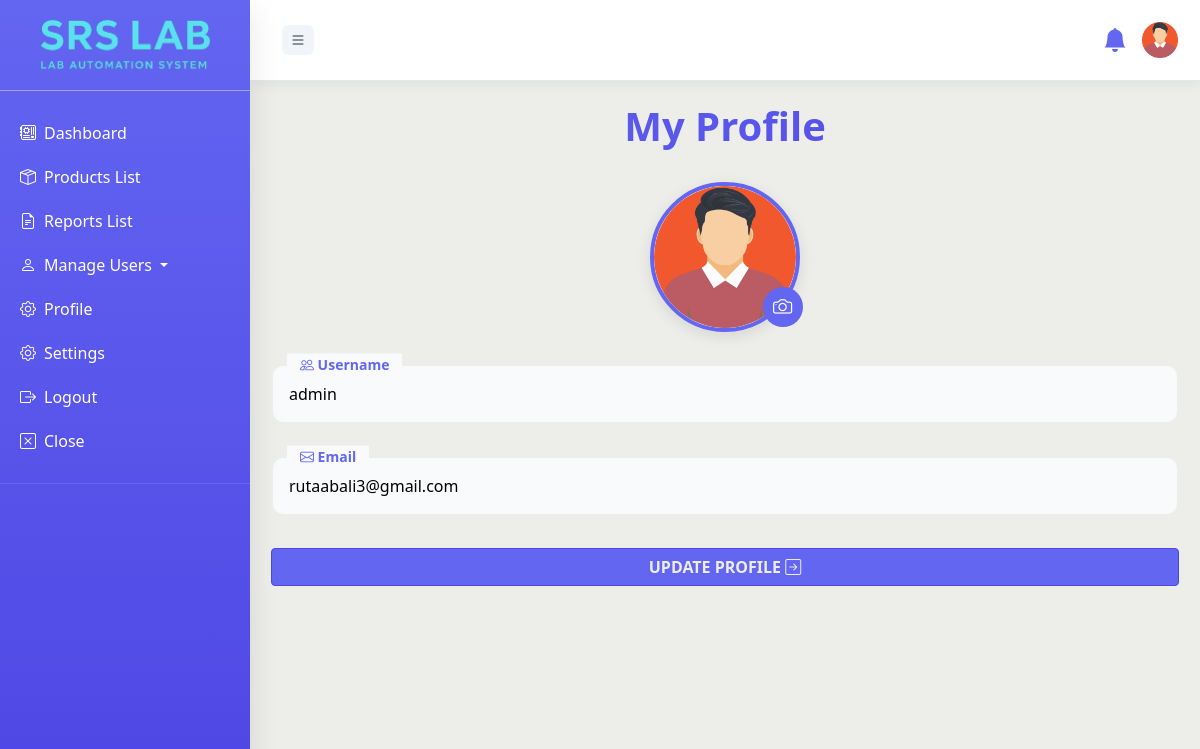
Page /users/profile.php (signed in) on the committed database.
### tables this page shows
CREATE TABLE `users` (
  `id` int(11) NOT NULL,
  `username` varchar(50) NOT NULL,
  `email` varchar(100) NOT NULL,
  `password` varchar(255) NOT NULL,
  `profile_img` varchar(255) NOT NULL,
  `role` enum('admin','user','analyst','supplier','tester') NOT NULL DEFAULT 'user',
  `status` enum('active','banned') DEFAULT 'active',
  `created_at` timestamp NOT NULL DEFAULT current_timestamp(),
  `last_login` timestamp NULL DEFAULT NULL,
  `bg-img` varchar(255) NOT NULL,
  `otp_code` varchar(6) DEFAULT NULL,
  `otp_expiry` datetime DEFAULT NULL,
  `greetings` tinyint(1) DEFAULT 0 COMMENT '0 = not sent, 1 = sent',
  `preferred_language` varchar(10) DEFAULT 'en'
);

### config/auth.php (called while the page is built, shortened)
<?php
$role = $_SESSION['role'];
?>

### users/profile.php (the view, shortened to what this page needs)
<?php
include "../config/auth.php";
$user_id = $_SESSION['user_id'];
$res = mysqli_query($conn, "SELECT * FROM users WHERE id=$user_id LIMIT 1");
$user = mysqli_fetch_assoc($res);
?>
<!DOCTYPE html>
<html>
<head>
  <?php include "../xtras/link.php";?>
  <link rel="stylesheet" href="../css/create.css">
  <link rel="stylesheet" href="alert.css">
</head>
<body>
<?php
if ($role === 'admin') {
    include '../xtras/adminhead.php';
} elseif ($role === 'tester') {
    include '../xtras/testerhead.php';
} elseif ($role === 'supplier') {
    include '../xtras/supplierhead.php';
} elseif ($role === 'analyst') {
    include '../xtras/analysthead.php';
} elseif ($role === 'user') {
    include '../xtras/usershead.php';
}
?>
  <div class="main">
    <form method="post" enctype="multipart/form-data" id="profileForm">
      <h1>My Profile</h1>
       <div class="con">
          <img src="../<?= htmlspecialchars($user['profile_img']) ?>" class="profile-img" alt="Profile">
          <label for="profile_img"><i class="bi bi-camera" title="upload image" ></i></label>
        </div>
      <div class="input-container">
        <input type="text" class="form_control" name="username" required value="<?= htmlspecialchars($user['username']) ?>" placeholder=" ">
        <label><i class="bi bi-people"></i> Username</label>
      </div>
      <div class="input-container">
        <input type="email" class="form_control" name="email" required value="<?= htmlspecialchars($user['email']) ?>" placeholder=" ">
        <label><i class="bi bi-envelope"></i> Email</label>
      </div>
      <button type="submit" class="btn-custom mb-2 w-100">Update Profile <i class="bi bi-arrow-right-square"></i></button>
    </form>
  </div>
</body>
</html>

### xtras/adminhead.php (shortened to what this page needs)
<?php
include "../config/auth.php";
$user_id = $_SESSION['user_id'] ?? 0;
if ($user_id) {
    $res = mysqli_query($conn, "SELECT username, profile_img, email FROM users WHERE id = $user_id LIMIT 1");
    $user = mysqli_fetch_assoc($res);
}
?>
<link rel="stylesheet" href="../css/board.css">
<nav id="sidebar">
        <div class="sidebar-header">
            <h3></i><img class="logo" src="../images/logo22.png" alt=""></h3>
        </div>
        <ul class="list-unstyled components">
            <li><a href="../dashboard/admin.php" title="Dashboard"><i class="bi bi-motherboard me-2"></i>Dashboard</a></li>
            <li><a href="../products/list_products.php" title="Products List"><i class="bi bi-box-seam me-2"></i>Products List</a></li>
            <li><a href="../reports/list_reports.php" title="Reports List"><i class="bi bi-file-earmark-text me-2"></i>Reports List</a></li>
            <li>
                <a href="#productssubmenu" data-bs-toggle="collapse" aria-expanded="false" class="dropdown-toggle" title="Manage Users">
                    <i class="bi bi-person me-2"></i>Manage Users
                </a>
            </li>
            <li><a href="../users/settings.php" title="Profile"><i class="bi bi-gear me-2"></i>Profile</a></li>
            <li><a href="../users/settings.php" title="Settings"><i class="bi bi-gear me-2"></i>Settings</a></li>
            <li><a href="../users/logout.php" title="Logout"><i class="bi bi-box-arrow-right me-2"></i>Logout</a></li>
            <li><a id="sidebarCollapsex" href="#" title="Close"><i class="bi bi-x-square me-2"></i>Close</a></li>
        </ul>
    </nav>
    <div id="content">
           <nav class="navbar navbar-expand-lg align-items-center">
            <div class="container-fluid">
                <button type="button" title="Sidebar Collapse" id="sidebarCollapse" class="btn btn-toggle"  aria-expanded="false">
                <i class="bi bi-list"></i>
                </button>
            </div>
<div class="collapse navbar-collapse" id="navbarSupportedContent">
    <ul class="navbar-nav ms-auto mb-2 mb-lg-0 text-center align-items-center">
        <li class="nav-item">
<button id="notifBell" class="btn position-relative" title="notification" data-bs-toggle="modal" data-bs-target="#notifModal">
    <i class="bi bi-bell-fill fs-4"></i>
</button>
        </li>
        <li class="nav-item">
  <div class="admin-badge">
    <img src="../<?= htmlspecialchars($user['profile_img'] ?? 'adm.png'); ?>"
         alt="<?= htmlspecialchars($user['username'] ?? 'User'); ?> "
         class="admin-avatar"
         title="<?= htmlspecialchars(($user['username'] ?? 'User') . "\n" . ($user['email'] ?? 'User@gmail.com')); ?>">
  </div>
</li>
    </ul>
</div>
        </nav>

### css/create.css (style rules this page uses)
:root { --primary-color: #6366f1; --primary-dark: #4f46e5; --background: #edede9; --secondary-color: #f8fafc; --input: #ffffff; --text-dark: #000000; --text-light: #dcdddd; --shadow: 0 4px 12px rgba(0, 0, 0, 0.05); --shadow-lg: 0 10px 30px rgba(0, 0, 0, 0.1); --border-radius: 8px; --transition: all 0.4s ease-out; --primary: #6366f1; --accent: #4f46e5; }
body { opacity: 0; transition: var(--transition); }
html,body { height: 100%; width: 100%; }
.main { width: 100%; height: 80vh; }
body { background-color: var(--background) !important; color: var(--text-dark); font-family: "Inter", Arial, sans-serif; display: flex; justify-content: center; align-items: center; min-height: 100vh; overflow-x: hidden; }
.main { padding: 20px; background: var(--background); border: 1px solid transparent; backdrop-filter: blur(5px); margin: 0px !important; -webkit-backdrop-filter: blur(5px); border-radius: 15px; }
h1 { font-weight: 700; font-size: 2.5rem; background: linear-gradient(135deg, var(--primary-color), var(--primary-dark)); -webkit-background-clip: text; -webkit-text-fill-color: transparent; background-clip: text; margin-bottom: 2rem; text-align: center; }
.input-container { position: relative; margin-bottom: 2rem; }
.form_control { width: 100%; padding: 1rem 1rem; border: 2px solid var(--background); border-radius: 12px; background: var(--secondary-color); font-size: 1rem; transition: var(--transition); outline: none; }
.input-container label { position: absolute; top: 50%; left: 1rem; transform: translateY(-50%); color: var(--text-light); transition: var(--transition); pointer-events: none; background: var(--secondary-color); padding: 0 0.5rem; }
.input-container input:focus+label, .input-container input:not(:placeholder-shown)+label, .input-container textarea:focus+label, .input-container textarea:not(:placeholder-shown)+label { top: 0; font-size: 0.875rem; color: var(--primary-color); font-weight: 600; }
.input-container label { position: absolute; top: 50%; left: 1rem; transform: translateY(-50%); color: var(--text-light); transition: var(--transition); pointer-events: none; background: var(--secondary-color); padding: 0 0.81rem; }
.input-container label { transition: var(--transition); }
.btn-custom { border: 1px solid var(--primary-dark); background-color: var(--primary-color); color: var(--background); padding: 6px 14px; font-weight: 600; text-transform: uppercase; transition: var(--transition); display: inline-block; text-decoration: none; border-radius: 4px; cursor: pointer; }
li a { text-decoration: none !important; }

### users/profile.php (style rules this page uses)
.con { position: relative; width: 150px; height: 150px; margin: 0 auto 2rem auto; cursor: pointer; transition: all 0.3s ease; }
.profile-img { width: 100%; height: 100%; object-fit: cover; border-radius: 50%; border: 4px solid var(--primary); box-shadow: 0 4px 15px rgba(0, 0, 0, 0.1); transition: all 0.3s ease; }
.con label { position: absolute; top: 70%; left: 75%; background: var(--primary); color: white; width: 40px; height: 40px; border-radius: 50%; display: flex; align-items: center; justify-content: center; cursor: pointer; transition: all 0.3s ease; z-index: 2; }
.con label i { font-size: 1.2rem; }

### xtras/translate_init.php (style rules this page uses)
body { top: 0 !important; position: static !important; }

### xtras/adminhead.php (style rules this page uses)
.logo { height: 60px; }
.bi-bell-fill { color: #6366f1 !important; }

### rows in the picture
users: profile_img (placeholder picture), username "admin", email "rutaabali3@gmail.com"
